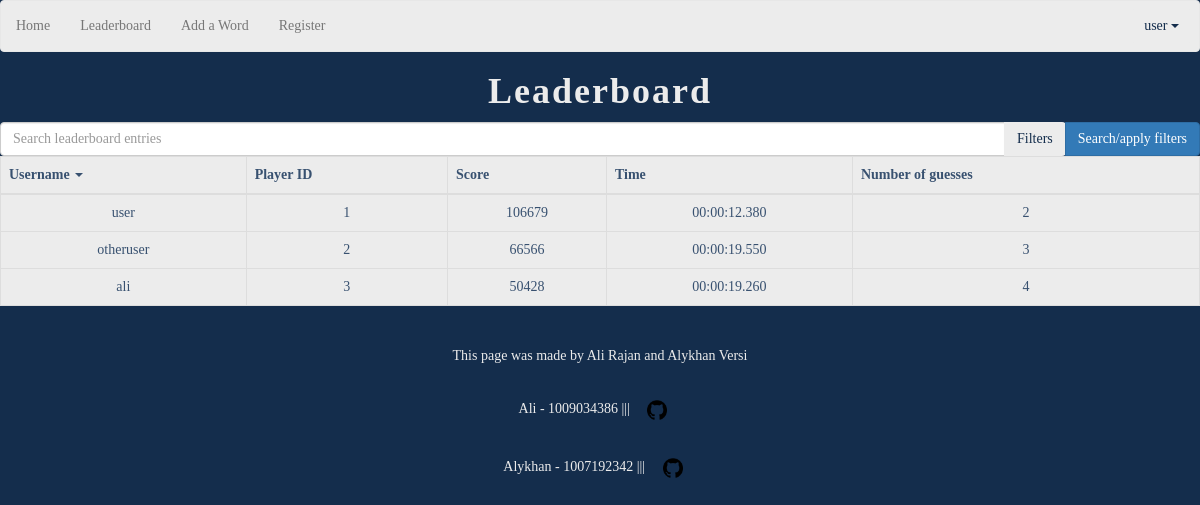
/leaderboard (signed in), run on the app's committed database.
### database_handler.py (models this page shows, shortened)
class Player(database.Model):
    id = database.Column(database.Integer, primary_key=True, autoincrement=True)
    username = database.Column(database.Text, nullable=False)
    password_hash = database.Column(database.Text, nullable=False)

class Leaderboard(database.Model):
    id = database.Column(database.Integer, primary_key=True, autoincrement=True)
    player_id = database.Column(database.Integer, database.ForeignKey("player.id"), nullable=False)
    score = database.Column(database.Integer, database.CheckConstraint("score >= 0"), nullable=False)
    time = database.Column(database.Text, nullable=False)
    guesses = database.Column(database.Integer, database.CheckConstraint("guesses > 0"), nullable=False)

### main.py (the view)
@app.route("/leaderboard")
def leaderboard():
    entries = get_leaderboard_entries()
    return render_template("leaderboard.html", leaderboard_entries=entries, username_text=get_username_text())

### database_handler.py (called while the page is built)
def get_username(player_id: int) -> str:
    player = Player.query.filter_by(id=player_id).first()
    if not player:
        return ""
    return player.username

def get_leaderboard_entries() -> list[Leaderboard]:
    entries = Leaderboard.query.order_by(desc(Leaderboard.score)).all()
    return entries

### main.py (called while the page is built)
@app.template_filter()
def username_filter(player_id: int) -> str:
    return get_username(player_id)

def get_username_text() -> str:
    player_id = session.get("user_id", None)
    if player_id:
        username = get_username(player_id)
    else:
        username = "Not logged in"
    return username

### templates/leaderboard.html (shortened to what this page needs)
{% extends "navigation.html" %}
{% block content %}
    <h1>Leaderboard</h1>
    <form action="/leaderboard/search" method="POST">
        <div class="input-group mb-3">
            <input name="search-text" type="text" class="form-control" placeholder="Search leaderboard entries">
            <div class="input-group-btn">
                <button class="btn btn-outline-secondary dropdown-toggle" type="button" data-toggle="dropdown"
                aria-haspopup="true" aria-expanded="false">Filters</button>
                <button class="btn btn-primary dropdown-toggle" type="submit">Search/apply filters</button>
            </div>
        </div>
    </form>
    <table class="table table-bordered table-hover">
        <thead>
            <tr>
                <th class="th-sm">Username <span class="caret"></span></th>
                <th class="th-sm">Player ID</th>
                <th class="th-sm">Score</th>
                <th class="th-sm">Time</th>
                <th class="th-sm">Number of guesses</th>
            </tr>
        </thead>
        <tbody>
            {% for entry in leaderboard_entries %}
            <tr>
                <td>{{ entry.player_id | username_filter }}</td>
                <td>{{ entry.player_id}}</td>
                <td>{{ entry.score }}</td>
                <td>{{ entry.time }}</td>
                <td>{{ entry.guesses }}</td>
            </tr>
            {% endfor %}
        </tbody>
    </table>
{% endblock %}

### templates/navigation.html (shortened to what this page needs)
<!DOCTYPE html>
<html>
<head>
    <link rel="stylesheet" href="https://maxcdn.bootstrapcdn.com/bootstrap/3.4.1/css/bootstrap.min.css">
    <link rel="stylesheet" href="{{ url_for('static', filename='css/style.css') }}">
</head>
<body>
    <nav class="navbar navbar-default">
        <ul class="nav navbar-nav">
            <li class="nav-item"><a href="{{ url_for('home') }}">Home</a></li>
            <li class="nav-item"><a href="{{ url_for('leaderboard') }}">Leaderboard</a></li>
            <li class="nav-item"><a href="{{ url_for('add_word') }}">Add a Word</a></li>
            <li class="nav-item"><a href="{{ url_for('register') }}">Register</a></li>
        </ul>
        <div class="nav navbar-nav navbar-right" id="logout-dropdown">
            <button class="btn btn-outline-secondary dropdown-toggle" type="button" data-toggle="dropdown"
            aria-haspopup="true" aria-expanded="false">
                {{ username_text }}
                <span class="caret"></span>
            </button>
        </div>
    </nav>
    {% block content %}
    {% endblock %}
    <footer class="text-center text-white fixed-bottom">
        <br>
        <div class="text-center p-3">
            This page was made by Ali Rajan and Alykhan Versi
        </div>
        <br>
        <p class="text-white" >Ali - 1009034386 ||| <a href="https://github.com/ali-rajan"><img
        src="../static/images/githubicon.png" alt="github-icon" id="github-icon"></a></p>
        <p class="text-white" >Alykhan - 1007192342 ||| <a href="https://github.com/alykhan02"><img
        src="../static/images/githubicon.png" alt="github-icon" id="github-icon"></a></p>
    </footer>
</body>

### static/css/style.css (style rules this page uses)
body { font-family: "Georgia", "Century Schoolbook"; text-align: center; color: #ececec; background-color: #142d4c; }
img { margin: 1em; }
.navbar { background-color: #ececec; color: #385170; }
#logout-dropdown { padding-top: 0.55em; margin-right: 0.5em; }
input { color: #142d4c; background-color: #ececec; }
button { color: #142d4c; background-color: #ececec; }
h1 { font-size: 36px; font-weight: bold; letter-spacing: 2px; }
#github-icon { width: 20px; height: 20px; }
.table { background-color: #ececec; color: #385170; }

### data on the page
Player: username "user"
Leaderboard: player_id|username_filter "user", player_id "1", score "106679", time "00:00:12.380", guesses "2"
Leaderboard: player_id|username_filter "otheruser", player_id "2", score "66566", time "00:00:19.550", guesses "3"
Leaderboard: player_id|username_filter "ali", player_id "3", score "50428", time "00:00:19.260", guesses "4"
